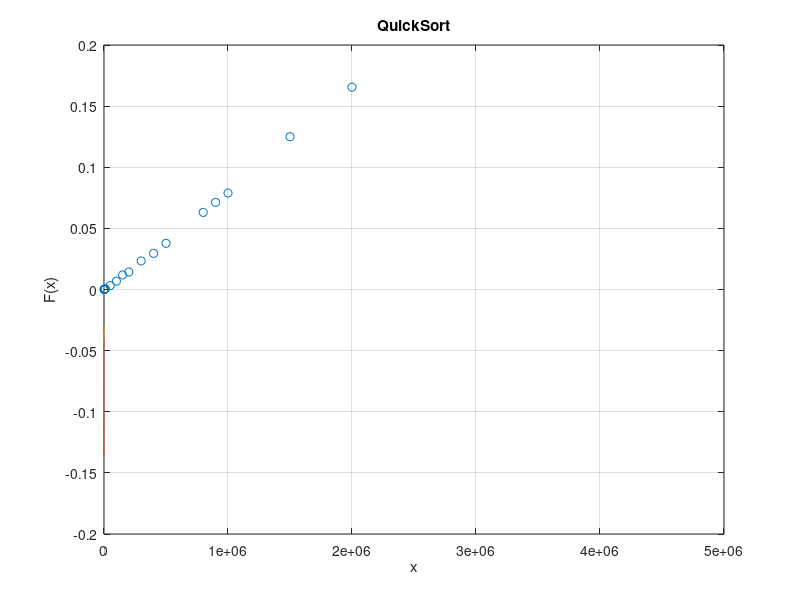

The MATLAB script that drew this image:
%%VALORES DE X
x=[1000 2000 3000 4000 5000 8000 10000 50000 100000 150000 200000 300000 400000 500000 800000 900000 1000000 1500000 2000000];

%%VALORES DE y = F(x) en Milisegundos
y=[0.0000550747 0.0000960827 0.0001449585 0.0002019405 0.0002520084 0.0004298687 0.0005559921 0.0031919479 0.0067839622 0.0119631290 0.0142710209 0.0233600140 0.0295810699 0.0377740860 0.0630850792 0.0712809563 0.0788710117 0.1250030994 0.1654791832];

%%OBTENER UN POLINOMIO QUE SE AJUSTE A LOS PUNTOS X Y Y
p = polyfit(log(x),y,1)
a=p(1);
c=p(2);
fprintf('f(x)=%f*ln(x)+%f\n',a,c);

%%SE CREA UN ESPACIO PARA REALIZAR UNA GRAFICA EN 
%%DONDE SE COMPARA LA CURVA AJUSTADA CONTRA LOS 
%%VALORES EXPERIMENTALES
xi=linspace(0,5000000,10000000);      %%ESPACIO DE PUNTOS PARA Xi
z = polyval(p,log(xi));        %%EVALUACION DE LA CURVA LOGARITMICA P EN EL ESPACIO Xi

%%SE REALIZA LA FIGURA CORRESPONDIENTE
figure(1);
plot(x,y,'o',xi,z,'-'),grid;
ylabel('F(x)');
xlabel('x');
title('QuickSort');

